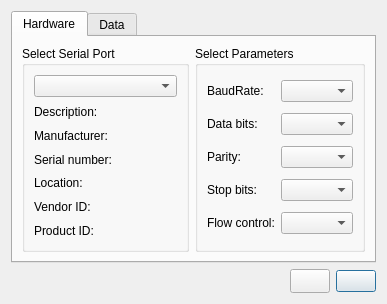
<?xml version="1.0" encoding="UTF-8"?>
<ui version="4.0">
 <class>SettingsDialog</class>
 <widget class="QDialog" name="SettingsDialog">
  <property name="geometry">
   <rect>
    <x>0</x>
    <y>0</y>
    <width>387</width>
    <height>304</height>
   </rect>
  </property>
  <property name="windowTitle">
   <string>Settings</string>
  </property>
  <property name="windowIcon">
   <iconset resource="rs232-tool.qrc">
    <normaloff>:/icons/images/settings.png</normaloff>:/icons/images/settings.png</iconset>
  </property>
  <layout class="QGridLayout" name="gridLayout_3">
   <item row="0" column="0" colspan="2">
    <widget class="QTabWidget" name="tabWidget">
     <property name="tabPosition">
      <enum>QTabWidget::North</enum>
     </property>
     <property name="tabShape">
      <enum>QTabWidget::Rounded</enum>
     </property>
     <property name="currentIndex">
      <number>0</number>
     </property>
     <property name="elideMode">
      <enum>Qt::ElideLeft</enum>
     </property>
     <widget class="QWidget" name="hw_tab">
      <attribute name="icon">
       <iconset>
        <normalon>:/icons/images/pcb-board.png</normalon>
       </iconset>
      </attribute>
      <attribute name="title">
       <string>Hardware</string>
      </attribute>
      <layout class="QGridLayout" name="gridLayout_6">
       <item row="0" column="0">
        <widget class="QGroupBox" name="selectBox">
         <property name="title">
          <string>Select Serial Port</string>
         </property>
         <layout class="QGridLayout" name="gridLayout">
          <item row="4" column="0">
           <widget class="QLabel" name="locationLabel">
            <property name="text">
             <string>Location:</string>
            </property>
           </widget>
          </item>
          <item row="0" column="0">
           <widget class="QComboBox" name="serialPortInfoListBox"/>
          </item>
          <item row="5" column="0">
           <widget class="QLabel" name="vidLabel">
            <property name="text">
             <string>Vendor ID:</string>
            </property>
           </widget>
          </item>
          <item row="1" column="0">
           <widget class="QLabel" name="descriptionLabel">
            <property name="text">
             <string>Description:</string>
            </property>
           </widget>
          </item>
          <item row="2" column="0">
           <widget class="QLabel" name="manufacturerLabel">
            <property name="text">
             <string>Manufacturer:</string>
            </property>
           </widget>
          </item>
          <item row="6" column="0">
           <widget class="QLabel" name="pidLabel">
            <property name="text">
             <string>Product ID:</string>
            </property>
           </widget>
          </item>
          <item row="3" column="0">
           <widget class="QLabel" name="serialNumberLabel">
            <property name="text">
             <string>Serial number:</string>
            </property>
           </widget>
          </item>
         </layout>
        </widget>
       </item>
       <item row="0" column="1">
        <widget class="QGroupBox" name="parametersBox">
         <property name="title">
          <string>Select Parameters</string>
         </property>
         <layout class="QGridLayout" name="gridLayout_2">
          <item row="1" column="1">
           <widget class="QLabel" name="dataBitsLabel">
            <property name="text">
             <string>Data bits:</string>
            </property>
           </widget>
          </item>
          <item row="1" column="2">
           <widget class="QComboBox" name="dataBitsBox"/>
          </item>
          <item row="4" column="2">
           <widget class="QComboBox" name="flowControlBox"/>
          </item>
          <item row="2" column="1">
           <widget class="QLabel" name="parityLabel">
            <property name="text">
             <string>Parity:</string>
            </property>
           </widget>
          </item>
          <item row="0" column="1">
           <widget class="QLabel" name="baudRateLabel">
            <property name="text">
             <string>BaudRate:</string>
            </property>
           </widget>
          </item>
          <item row="0" column="2">
           <widget class="QComboBox" name="baudRateBox">
            <property name="modelColumn">
             <number>0</number>
            </property>
           </widget>
          </item>
          <item row="3" column="1">
           <widget class="QLabel" name="stopBitsLabel">
            <property name="text">
             <string>Stop bits:</string>
            </property>
           </widget>
          </item>
          <item row="2" column="2">
           <widget class="QComboBox" name="parityBox"/>
          </item>
          <item row="4" column="1">
           <widget class="QLabel" name="flowControlLabel">
            <property name="text">
             <string>Flow control:</string>
            </property>
           </widget>
          </item>
          <item row="3" column="2">
           <widget class="QComboBox" name="stopBitsBox"/>
          </item>
         </layout>
        </widget>
       </item>
      </layout>
     </widget>
     <widget class="QWidget" name="interpret_tab">
      <attribute name="icon">
       <iconset>
        <normalon>:/icons/images/data.png</normalon>
       </iconset>
      </attribute>
      <attribute name="title">
       <string>Data</string>
      </attribute>
      <layout class="QGridLayout" name="gridLayout_5">
       <item row="0" column="0">
        <widget class="QGroupBox" name="groupBox_2">
         <property name="title">
          <string>Data Handling</string>
         </property>
         <layout class="QGridLayout" name="gridLayout_4">
          <item row="0" column="0">
           <widget class="QLabel" name="label_7">
            <property name="text">
             <string>RX Delimiter</string>
            </property>
           </widget>
          </item>
          <item row="0" column="1" rowspan="2">
           <spacer name="horizontalSpacer">
            <property name="orientation">
             <enum>Qt::Horizontal</enum>
            </property>
            <property name="sizeHint" stdset="0">
             <size>
              <width>143</width>
              <height>20</height>
             </size>
            </property>
           </spacer>
          </item>
          <item row="0" column="2">
           <widget class="QComboBox" name="rxType">
            <item>
             <property name="text">
              <string>String</string>
             </property>
            </item>
            <item>
             <property name="text">
              <string>Raw</string>
             </property>
            </item>
            <item>
             <property name="text">
              <string>Number</string>
             </property>
            </item>
           </widget>
          </item>
          <item row="1" column="0">
           <widget class="QLabel" name="label_5">
            <property name="text">
             <string>TX Delimiter</string>
            </property>
           </widget>
          </item>
          <item row="1" column="2">
           <widget class="QComboBox" name="txType">
            <item>
             <property name="text">
              <string>String</string>
             </property>
            </item>
            <item>
             <property name="text">
              <string>Number</string>
             </property>
            </item>
            <item>
             <property name="text">
              <string>Logical</string>
             </property>
            </item>
            <item>
             <property name="text">
              <string>Raw</string>
             </property>
            </item>
           </widget>
          </item>
         </layout>
        </widget>
       </item>
       <item row="1" column="0">
        <widget class="QGroupBox" name="groupBox">
         <property name="title">
          <string>Graph Options</string>
         </property>
        </widget>
       </item>
      </layout>
     </widget>
    </widget>
   </item>
   <item row="2" column="0" colspan="2">
    <layout class="QHBoxLayout" name="horizontalLayout">
     <item>
      <spacer name="horizontalSpacer_2">
       <property name="orientation">
        <enum>Qt::Horizontal</enum>
       </property>
       <property name="sizeHint" stdset="0">
        <size>
         <width>40</width>
         <height>20</height>
        </size>
       </property>
      </spacer>
     </item>
     <item>
      <widget class="QPushButton" name="refreshBtn">
       <property name="minimumSize">
        <size>
         <width>24</width>
         <height>24</height>
        </size>
       </property>
       <property name="text">
        <string/>
       </property>
       <property name="icon">
        <iconset resource="rs232-tool.qrc">
         <normaloff>:/icons/images/refresh.png</normaloff>:/icons/images/refresh.png</iconset>
       </property>
       <property name="iconSize">
        <size>
         <width>24</width>
         <height>24</height>
        </size>
       </property>
      </widget>
     </item>
     <item>
      <widget class="QPushButton" name="applyButton">
       <property name="text">
        <string/>
       </property>
       <property name="icon">
        <iconset resource="rs232-tool.qrc">
         <normaloff>:/icons/images/correct.png</normaloff>:/icons/images/correct.png</iconset>
       </property>
       <property name="iconSize">
        <size>
         <width>24</width>
         <height>24</height>
        </size>
       </property>
       <property name="default">
        <bool>true</bool>
       </property>
      </widget>
     </item>
    </layout>
   </item>
  </layout>
 </widget>
 <resources>
  <include location="rs232-tool.qrc"/>
 </resources>
 <connections/>
</ui>
